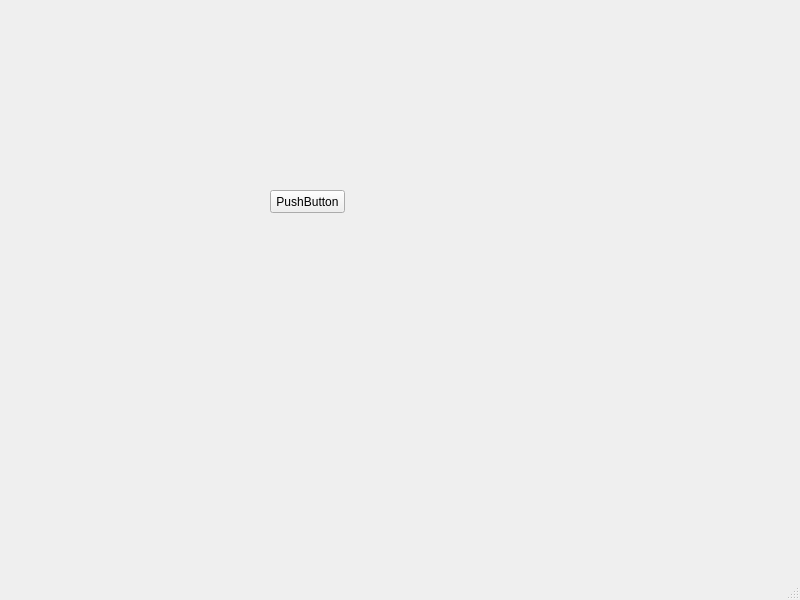
<?xml version="1.0" encoding="UTF-8"?>
<ui version="4.0">
 <class>MainWindow</class>
 <widget class="QMainWindow" name="MainWindow">
  <property name="geometry">
   <rect>
    <x>0</x>
    <y>0</y>
    <width>800</width>
    <height>600</height>
   </rect>
  </property>
  <property name="windowTitle">
   <string>MainWindow</string>
  </property>
  <widget class="QWidget" name="centralwidget">
   <widget class="QPushButton" name="pushButton">
    <property name="geometry">
     <rect>
      <x>270</x>
      <y>190</y>
      <width>75</width>
      <height>23</height>
     </rect>
    </property>
    <property name="text">
     <string>PushButton</string>
    </property>
   </widget>
  </widget>
  <widget class="QMenuBar" name="menubar">
   <property name="geometry">
    <rect>
     <x>0</x>
     <y>0</y>
     <width>800</width>
     <height>22</height>
    </rect>
   </property>
  </widget>
  <widget class="QStatusBar" name="statusbar"/>
 </widget>
 <resources/>
 <connections/>
</ui>
